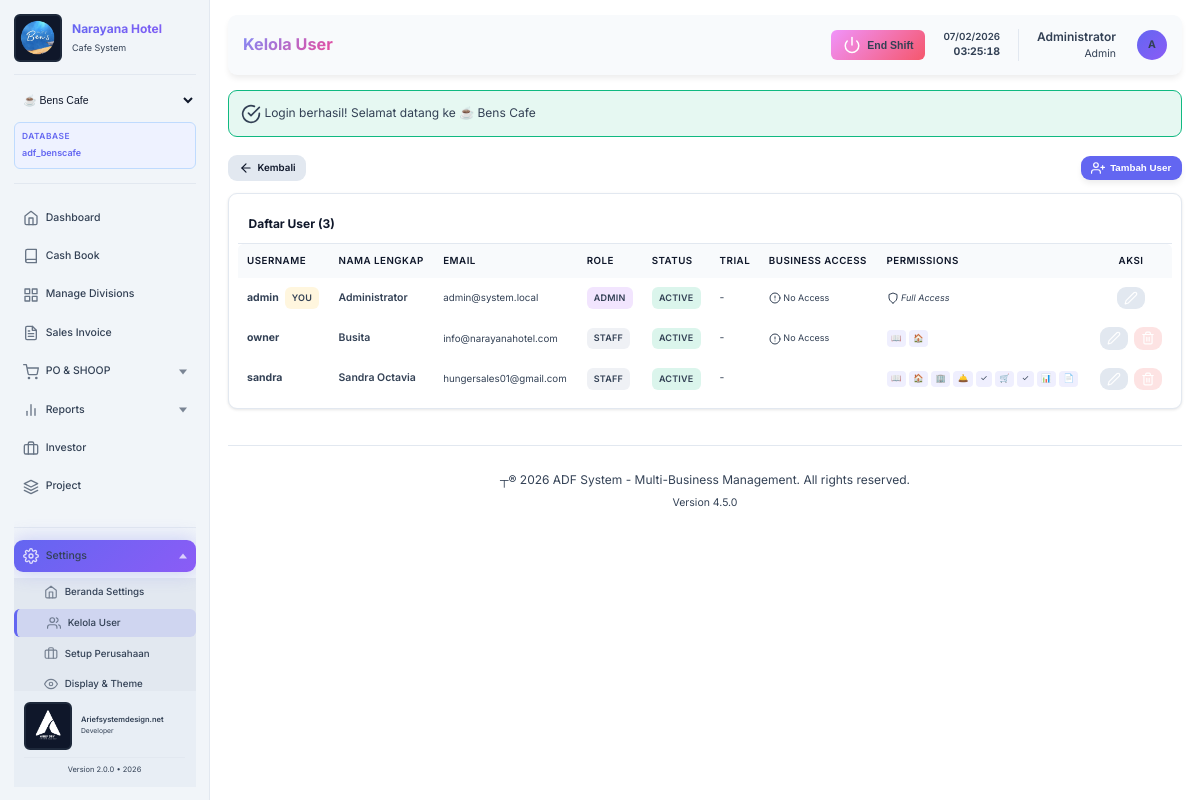
/adf_system/modules/settings/users.php (signed in), run on the app's committed database.
### tables this page shows
CREATE TABLE `settings` (
  `id` int(11) NOT NULL AUTO_INCREMENT,
  `setting_key` varchar(100) NOT NULL,
  `setting_value` longtext DEFAULT NULL,
  `setting_type` varchar(50) DEFAULT 'string',
  `description` text DEFAULT NULL,
  `created_at` timestamp NOT NULL DEFAULT current_timestamp(),
  `updated_at` timestamp NOT NULL DEFAULT current_timestamp() ON UPDATE current_timestamp(),
  PRIMARY KEY (`id`),
  UNIQUE KEY `setting_key` (`setting_key`),
  KEY `idx_key` (`setting_key`)
);

CREATE TABLE `users` (
  `id` int(11) NOT NULL AUTO_INCREMENT,
  `username` varchar(50) NOT NULL,
  `password` varchar(255) NOT NULL,
  `full_name` varchar(100) NOT NULL,
  `email` varchar(100) DEFAULT NULL,
  `role` enum('admin','manager','cashier','accountant','staff','owner') DEFAULT 'staff',
  `business_access` varchar(255) DEFAULT 'all',
  `phone` varchar(20) DEFAULT NULL,
  `is_active` tinyint(1) DEFAULT 1,
  `created_at` timestamp NOT NULL DEFAULT current_timestamp(),
  `updated_at` timestamp NOT NULL DEFAULT current_timestamp() ON UPDATE current_timestamp(),
  `is_trial` tinyint(1) DEFAULT 0,
  `trial_expires_at` datetime DEFAULT NULL,
  PRIMARY KEY (`id`),
  UNIQUE KEY `username` (`username`),
  KEY `idx_username` (`username`),
  KEY `idx_role` (`role`)
);

### adf_system/modules/settings/users.php (the view, shortened to what the rows shown need)
<?php
require_once '../../config/database.php';
require_once '../../includes/auth.php';
require_once '../../includes/business_helper.php';
$auth = new Auth();
$db = Database::getInstance();
$pageTitle = 'Kelola User';
$users = $db->fetchAll("SELECT * FROM users ORDER BY full_name");
include '../../includes/header.php';
?>
<div style="max-width: 1400px;">
    <div class="card">
        <div class="table-responsive">
            <table class="table">
                <thead>
                    <tr>
                        <th>Username</th>
                        <th>Nama Lengkap</th>
                        <th>Email</th>
                        <th>Role</th>
                        <th>Status</th>
                        <th>Trial</th>
                        <th>Business Access</th>
                        <th>Permissions</th>
                        <th style="text-align: center;">Aksi</th>
                    </tr>
                </thead>
                <tbody>
                    <?php foreach ($users as $user): ?>
                        <?php
                        $userPerms = $db->fetchAll("SELECT permission FROM user_permissions WHERE user_id = ?", [$user['id']]);
                        $permKeys = array_column($userPerms, 'permission');
                        $businessAccess = [];
                        if (!empty($user['business_access'])) {
                            $businessAccess = json_decode($user['business_access'], true) ?: [];
                        }
                        ?>
                        <tr>
                            <td>
                                <span style="font-weight: 700; color: var(--primary-color);"><?php echo $user['username']; ?></span>
                                <?php if ($user['id'] == $currentUser['id']): ?>
                                    <span class="badge" style="background: rgba(251, 191, 36, 0.15); color: #fbbf24; margin-left: 0.25rem;">You</span>
                                <?php endif; ?>
                            </td>
                            <td style="font-weight: 600;"><?php echo $user['full_name']; ?></td>
                            <td style="font-size: 0.813rem; color: var(--text-muted);"><?php echo $user['email'] ?: '-'; ?></td>
                            <td>
                                <?php if ($user['role'] === 'admin'): ?>
                                    <span class="badge" style="background: rgba(168, 85, 247, 0.15); color: #a855f7;">Admin</span>
                                <?php elseif ($user['role'] === 'manager'): ?>
                                    <span class="badge" style="background: rgba(59, 130, 246, 0.15); color: #3b82f6;">Manager</span>
                                <?php else: ?>
                                    <span class="badge" style="background: rgba(148, 163, 184, 0.15); color: var(--text-muted);">Staff</span>
                                <?php endif; ?>
                            </td>
                            <td>
                                <span class="badge" style="background: <?php echo $user['is_active'] ? 'rgba(16, 185, 129, 0.15)' : 'rgba(148, 163, 184, 0.15)'; ?>; color: <?php echo $user['is_active'] ? 'var(--success)' : 'var(--text-muted)'; ?>;">
                                    <?php echo $user['is_active'] ? 'Active' : 'Inactive'; ?>
                                </span>
                            </td>
                            <td>
                                <?php if ($user['is_trial'] ?? false): ?>
                                    <?php
                                        $now = new DateTime();
                                        $expires = new DateTime($user['trial_expires_at'] ?? 'now');
                                        $isExpired = $now > $expires;
                                        $diff = $now->diff($expires);
                                        $daysLeft = $isExpired ? 0 : $diff->days;
                                    ?>
                                    <div>
                                        <span class="badge" style="background: <?php echo $isExpired ? 'rgba(239, 68, 68, 0.15)' : 'rgba(251, 191, 36, 0.15)'; ?>; color: <?php echo $isExpired ? 'var(--danger)' : '#fbbf24'; ?>;">
                                            <i data-feather="clock" style="width: 12px; height: 12px;"></i>
                                            <?php echo $isExpired ? 'Expired' : 'Trial'; ?>
                                        </span>
                                        <div style="font-size: 0.75rem; color: var(--text-muted); margin-top: 0.25rem;">
                                            <?php if ($isExpired): ?>
                                                <?php echo date('d/m/Y', strtotime($user['trial_expires_at'])); ?>
                                            <?php else: ?>
                                                <?php echo $daysLeft; ?> hari lagi
                                            <?php endif; ?>
                                        </div>
                                    </div>
                                <?php else: ?>
                                    <span style="color: var(--text-muted); font-size: 0.875rem;">-</span>
                                <?php endif; ?>
                            </td>
                            <td>
                                <?php if (empty($businessAccess)): ?>
                                    <span style="font-size: 0.75rem; color: var(--danger);">
                                        <i data-feather="alert-circle" style="width: 12px; height: 12px; vertical-align: middle;"></i>
                                        No Access
                                    </span>
                                <?php endif; ?>
                            </td>
                            <td>
                                <?php if ($user['role'] === 'admin'): ?>
                                    <span style="font-size: 0.75rem; color: var(--text-muted); font-style: italic;">
                                        <i data-feather="shield" style="width: 12px; height: 12px; vertical-align: middle;"></i>
                                        Full Access
                                    </span>
                                <?php elseif (count($permKeys) > 0): ?>
                                    <div style="display: flex; flex-wrap: wrap; gap: 0.25rem; max-width: 200px;">
                                        <?php
                                        $permIcons = [
                                            'dashboard' => '🏠', 'cashbook' => '📖', 'divisions' => '🏢',
                                            'frontdesk' => '🛎️', 'sales_invoice' => '📄', 'procurement' => '🛒',
                                            'reports' => '📊', 'users' => '👥', 'settings' => '⚙️'
                                        ];
                                        foreach ($permKeys as $pk):
                                        ?>
                                            <span style="font-size: 0.688rem; padding: 0.125rem 0.375rem; background: rgba(99, 102, 241, 0.1); color: var(--primary-color); border-radius: 4px; white-space: nowrap;" title="<?php echo ucfirst(str_replace('_', ' ', $pk)); ?>">
                                                <?php echo $permIcons[$pk] ?? '✓'; ?>
                                            </span>
                                        <?php endforeach; ?>
                                    </div>
                                <?php endif; ?>
                            </td>
                            <td style="text-align: center;">
                                <div style="display: flex; gap: 0.5rem; justify-content: center;">
                                    <a href="?action=edit&id=<?php echo $user['id']; ?>" class="btn btn-sm" style="padding: 0.35rem 0.6rem; background: var(--bg-tertiary);">
                                        <i data-feather="edit-2" style="width: 14px; height: 14px;"></i>
                                    </a>
                                    <?php if ($user['id'] != $currentUser['id']): ?>
                                        <button onclick="confirmDelete(<?php echo $user['id']; ?>, '<?php echo addslashes($user['username']); ?>')"
                                                class="btn btn-sm" style="padding: 0.35rem 0.6rem; background: rgba(239, 68, 68, 0.15); color: var(--danger);">
                                            <i data-feather="trash-2" style="width: 14px; height: 14px;"></i>
                                        </button>
                                    <?php endif; ?>
                                </div>
                            </td>
                        </tr>
                    <?php endforeach; ?>
                </tbody>
            </table>
        </div>
    </div>
</div>
<?php include '../../includes/footer.php'; ?>

### adf_system/includes/header.php (shortened to what the rows shown need)
<!DOCTYPE html>
<html lang="<?php echo $_SESSION['user_language'] ?? 'id'; ?>">
<head>
    <link rel="stylesheet" href="<?php echo BASE_URL; ?>/assets/css/style.css?v=<?php echo time(); ?>">
</head>
<?php
$userTheme = 'dark';
if (isset($_SESSION['user_id'])) {
    try {
        require_once __DIR__ . '/../config/database.php';
        $db = Database::getInstance();
        $themeResult = $db->fetchOne(
            "SELECT theme FROM user_preferences WHERE user_id = ? AND branch_id = ? LIMIT 1",
            [$_SESSION['user_id'], ACTIVE_BUSINESS_ID]
        );
        if ($themeResult && !empty($themeResult['theme'])) {
            $userTheme = $themeResult['theme'];
        } else {
            $fallbackTheme = $db->fetchOne(
                "SELECT theme FROM user_preferences WHERE user_id = ? LIMIT 1",
                [$_SESSION['user_id']]
            );
            if ($fallbackTheme && !empty($fallbackTheme['theme'])) {
                $userTheme = $fallbackTheme['theme'];
            }
        }
    } catch (Exception $e) {
        $userTheme = 'dark';
        $themeError = $e->getMessage();
    }
}
?>
<body data-theme="<?php echo htmlspecialchars($userTheme); ?>" data-business="<?php echo ACTIVE_BUSINESS_ID; ?>" data-business-type="<?php echo BUSINESS_TYPE; ?>">
    <div class="main-wrapper">
        <aside class="sidebar">
            <div class="sidebar-header">
                <?php
                $companyNameSetting = $db->fetchOne("SELECT setting_value FROM settings WHERE setting_key = 'company_name'");
                $displayCompanyName = ($companyNameSetting && $companyNameSetting['setting_value'])
                    ? $companyNameSetting['setting_value']
                    : BUSINESS_NAME;
                ?>
                <div style="display: flex; align-items: center; gap: 0.875rem;">
                    <div style="flex: 1;">
                        <h1 class="logo" style="margin: 0; font-size: 1rem;"><?php echo htmlspecialchars($displayCompanyName); ?></h1>
                        <p style="color: var(--text-muted); font-size: 0.75rem; margin: 0; margin-top: 0.25rem;"><?php echo ucfirst(BUSINESS_TYPE); ?> System</p>
                    </div>
                </div>
                        <?php
                        require_once __DIR__ . '/business_access.php';
                        ?>
                        <?php
                        require_once __DIR__ . '/../config/database.php';
                        ?>
            </div>
        </aside>
        <main class="main-content">
            <div class="top-bar">
                <div>
                    <h1 class="page-title"><?php echo $pageTitle ?? 'Dashboard'; ?></h1>
                </div>
            </div>
            <div class="page-content">

### adf_system/includes/footer.php (shortened to what the rows shown need)
           </div>
           <?php
           $footerCopyrightSetting = $db->fetchOne("SELECT setting_value FROM settings WHERE setting_key = 'footer_copyright'");
           $footerCopyright = $footerCopyrightSetting['setting_value'] ?? ('© ' . APP_YEAR . ' ' . APP_NAME . '. All rights reserved.');
           $footerVersionSetting = $db->fetchOne("SELECT setting_value FROM settings WHERE setting_key = 'footer_version'");
           $footerVersion = $footerVersionSetting['setting_value'] ?? ('Version ' . APP_VERSION);
           ?>
           <footer style="margin-top: 3rem; padding: 2rem 0; border-top: 1px solid var(--bg-tertiary); text-align: center; color: var(--text-muted);">
               <p><?php echo htmlspecialchars($footerCopyright); ?></p>
               <p style="font-size: 0.875rem; margin-top: 0.5rem;"><?php echo htmlspecialchars($footerVersion); ?></p>
           </footer>
       </main>
   </div>
</body>
</html>

### data on the page
settings: setting_value "Narayana Hotel"
users: username "admin", shows "YOU", full_name "Administrator", email "admin@system.local", role "ADMIN", is_active "ACTIVE", shows "No Access"
users: username "owner", full_name "Busita", email "info@narayanahotel.com", role "STAFF", is_active "ACTIVE", shows "No Access", pk "📖", pk "🏠"
users: username "sandra", full_name "Sandra Octavia", email "hungersales01@gmail.com", role "STAFF", is_active "ACTIVE", pk "📖", pk "🏠", pk "🏢", pk "🛎️", pk "✓", pk "🛒", pk "📊", pk "📄"
settings: setting_value "┬® 2026 ADF System - Multi-Business Management. All rights reserved."
settings: setting_value "Version 4.5.0"

### other printed values
BUSINESS_TYPE "Cafe"
$currentDb "adf_benscafe"
__('dashboard.title') "Dashboard"
__('cashbook.title') "Cash Book"
__('settings.divisions') "Manage Divisions"
__('settings.title') "Settings"
DEVELOPER_NAME "Ariefsystemdesign.net"
APP_VERSION "2.0.0"
APP_YEAR "2026"
$pageTitle "Kelola User"
$_SESSION['full_name'] "Administrator"
$_SESSION['role'] "Admin"
substr($_SESSION['full_name'] ?? 'U', 0, 1) "A"
$success "Login berhasil! Selamat datang ke ☕ Bens Cafe"
count($users) "3"
